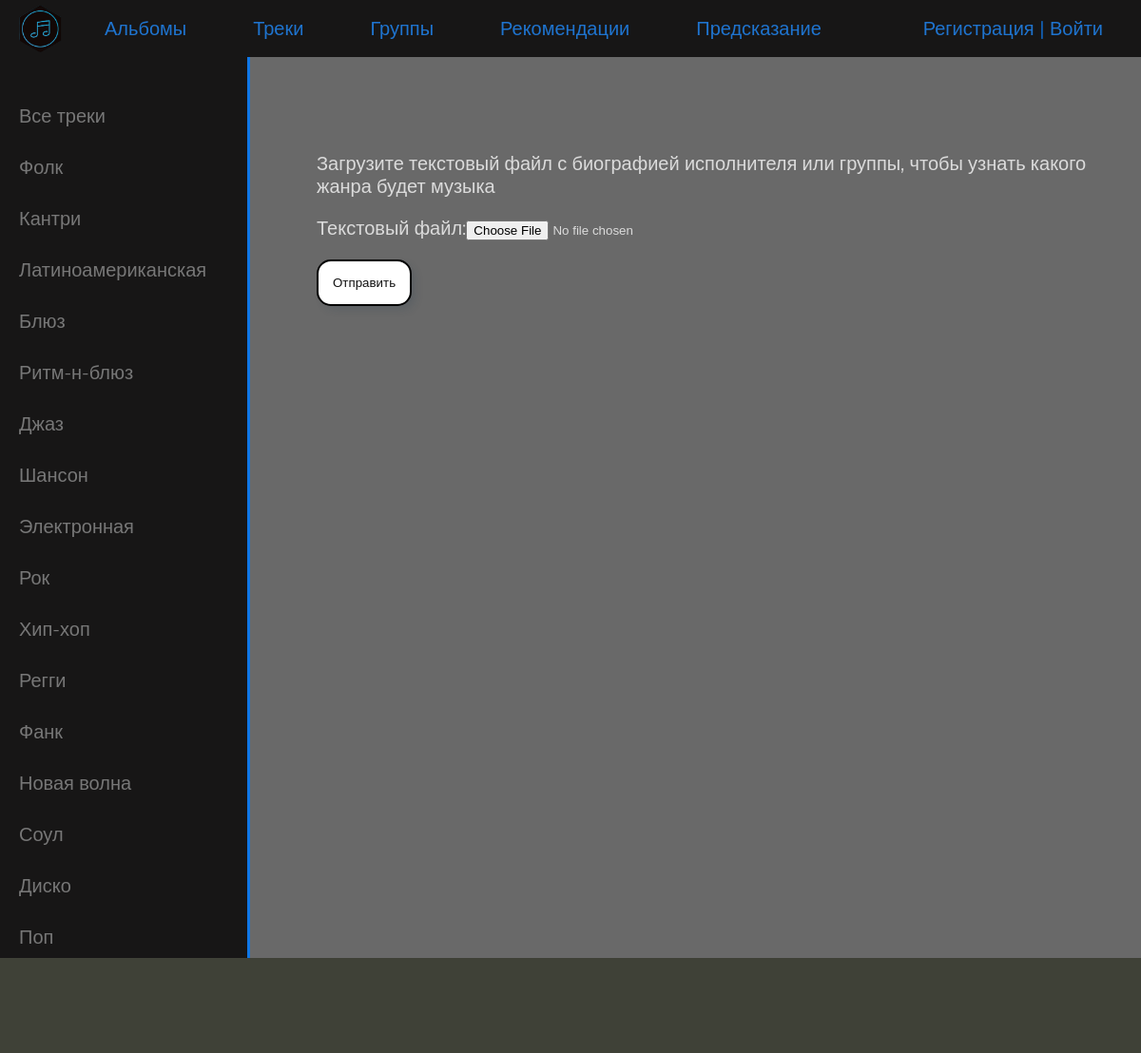
The page /pred/ on the database its author committed.
### music/models.py (models this page shows, shortened)
class Genre(models.Model):
    title = models.CharField(max_length=255)
    slug = models.SlugField(max_length=255, unique=True, db_index=True, verbose_name="URL")
    time_create = models.DateTimeField(auto_now_add=True)
    time_update = models.DateTimeField(auto_now=True)
    is_published = models.BooleanField(default=True)
    def get_absolute_url(self):
        return reverse('genre', kwargs={'genre_slug': self.slug})

### music/views.py (the view)
# urls.py: path('pred/', upload_file, name='pred'),
def upload_file(request):
    user_menu = menu.copy()
    if not request.user.is_authenticated:
        user_menu.pop(5)
    if request.method == "POST":
        form = UploadFileForm(request.POST, request.FILES)
        if form.is_valid():
            genre_pred = handle_uploaded_file(request.FILES["file"])
            genre_pred = genre_pred[0]
            cache.set('genre_pred', genre_pred)
            return redirect('predresult')
    else:
        form = UploadFileForm()
    return render(request, "music/pred.html", {"form": form, "menu": user_menu})

### music/forms.py
class UploadFileForm(forms.Form):
    file = forms.FileField(label='Текстовый файл', validators=[FileExtensionValidator(allowed_extensions=['txt'])])

### music/templatetags/music_tags.py (called while the page is built)
@register.simple_tag(name='getgen')
def get_genres():
    return Genre.objects.all()

### music/templates/music/pred.html (shortened to what this page needs)
{% extends 'music/base.html' %}
{% block content %}
<p>Загрузите текстовый файл с биографией исполнителя или группы, чтобы узнать какого жанра будет музыка</p>
<form method="post" enctype="multipart/form-data">
    {% for f in form %}
    <p><label class="form-label" for="{{ f.id_for_label }}">{{f.label}}: </label>{{ f }}</p>
    {% endfor %}
    <button type="submit">Отправить</button>
</form>
{% endblock %}

### music/templates/music/base.html (shortened to what this page needs)
{% load static %}
{% load music_tags %}
<!DOCTYPE html>
<html>
<head>
	<link type="text/css" href="{% static 'music/css/style.css' %}" rel="stylesheet" />
</head>
<body>
<table class="table-page" border=0 cellpadding="0" cellspacing="0">
<tr><td valign=top>
{% block mainmenu %}
		<div class="header">
			<ul id="mainmenu" class="mainmenu">
			<li class="logo"><a href="{% url 'home' %}"><div class="logo"></div></a></li>
{% for m in menu %}
			<li><a href="{% url m.url_name %}">{{m.title}}</a></li>
{% endfor %}
			{% if request.user.is_authenticated %}
			<li class="last">{{user.username}} | <a href="{% url 'logout' %}">Выйти</a></li>
			{% else %}
			<li class="last"><a href="{% url 'register' %}">Регистрация</a> | <a href="{% url 'login' %}">Войти</a></li>
			{% endif %}
			</ul>
		</div>
{% endblock mainmenu %}
<table class="table-content" border=0 cellpadding="0" cellspacing="0">
<tr>
	<td valign="top" class="left-chapters">
		{% getgen as genres %}
	<ul id="leftchapters">
		{% if gen_selected == 0 %}
			<li class="selected">Все треки</li>
		{% else %}
			<li><a href="{% url 'tracks' %}">Все треки</a></li>
		{% endif %}
		{% for gen in genres %}
    			{% if gen.pk == gen_selected %}
        			<li class="selected">{{gen.title}}</li>
    			{% else %}
        			<li><a href="{{ gen.get_absolute_url }}">{{gen.title}}</a></li>
    			{% endif %}
		{% endfor %}
	</ul>
</td>
<td valign="top" class="content">
	<div class="content-text">
{% block content %}
{% endblock %}
	</div>
</td></tr></table>
</td></tr>
</td></tr></table>
</body>
<footer>
	<div id="footer">
	</div>
</footer>
</html>

### music/static/music/css/style.css (style rules this page uses)
html, body { font-family: 'Montserrat', sans-serif; margin: 0; padding: 0; height: 100%; width: 100%; color: #1077e6; background: #696969; }
a { color: #1077e6; text-decoration: none; }
.table-page { width: 100%; height: 100%; vertical-align: top; }
.table-page tr { height: 100%; }
.header { background: #171616; height: 60px; }
.logo { background: url('../images/logo.png') no-repeat 15px; background-size: 70%; width: 80px; height: 60px; }
ul.mainmenu { list-style: none; margin: 0; padding: 0; height: 60px; color: #1077e6; font-size: 20px; overflow: hidden; }
button { border-radius:15px; border:none; padding:15px; color: #121212; background:white; box-shadow: 5px 5px 10px -2px rgba(34, 60, 80, 0.2); border: 2px solid black; }
ul.mainmenu li { float: left; margin: 18px 40px 0 30px; }
ul.mainmenu li.logo { margin: 0; }
ul.mainmenu li.last { float: right; }
ul.mainmenu li a { color: #1f74cf; text-decoration: none; }
.table-content { width: 100%; min-height: 100%; height: 100%; overflow-y: scroll; }
.left-chapters { margin: 0; background: #171616; border-right: 3px solid #1077e6; min-height: 100%; }
.left-chapters ul { width: 230px; min-height: 100%; margin: 0; padding: 20px 10px 10px 20px; list-style: none; font-size: 20px; }
.left-chapters ul li { margin: 30px 0 0 0; color: #999; }
.left-chapters ul li a { color: #777; text-decoration: none; }
.content { padding: 40px 20px 20px 40px; width: 100%; box-sizing: border-box; z-index: 100; }
.content-text { margin: 60px 0 0 30px; color: #dbdbdb; font-size: 20px; font-family: 'Montserrat', sans-serif; }
#footer { box-sizing: border-box; background: #3F4137; padding: 5px; color: #aaa; font-size: 14px; font-family: 'Montserrat', sans-serif; text-align: left; overflow: hidden; height: 100px; }
.form-label { display: inline-block; min-width: 150px; vertical-align: top; }
li { list-style-type: none; }

### rows shown on the page
Genre: title "Фолк"
Genre: title "Кантри"
Genre: title "Латиноамериканская"
Genre: title "Блюз"
Genre: title "Ритм-н-блюз"
Genre: title "Джаз"
Genre: title "Шансон"
Genre: title "Электронная"
Genre: title "Рок"
Genre: title "Хип-хоп"
Genre: title "Регги"
Genre: title "Фанк"
Genre: title "Новая волна"
Genre: title "Соул"
Genre: title "Диско"
Genre: title "Поп"

### other values the page prints
{{ m.title }} "Альбомы" "Треки" "Группы" "Рекомендации" "Предсказание"
{{ f.label }} "Текстовый файл"
